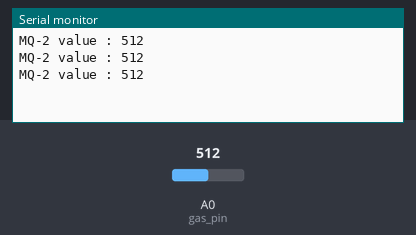
Bench run of a sketch on a simulated Arduino Uno, built with avr-gcc and run on an emulated ATmega328P. Shown: the last lines printed to the serial monitor. The inputs (shaded band) are chosen by the test bench; at power-on: A0 (gas_pin) = 512.

Above: at 1.3 s.
1.4 s: A0 (gas_pin) set to 716
At 1.9 s:
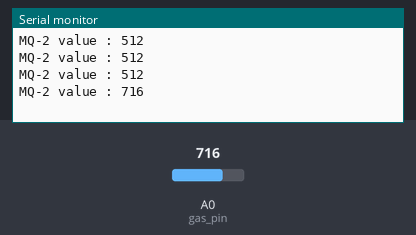
2.9 s: A0 (gas_pin) set to 900
At 3.4 s:
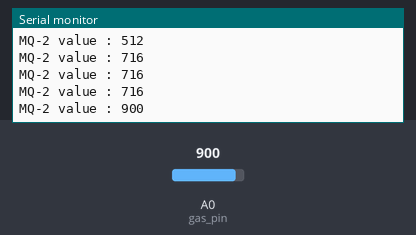
Timing chart, 0 to 5.9 s (numbered marks = the images above; inputs shaded):
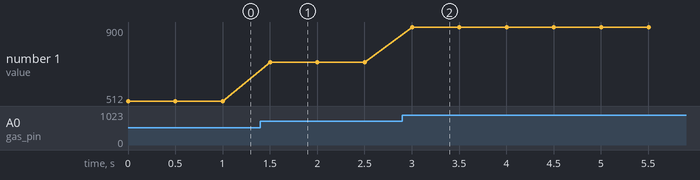

The sketch:

gas_sensor101.ino
```cpp
#define gas_pin A0

void setup() {
  // put your setup code here, to run once:
  Serial.begin(115200);
}

void loop() {
  // put your main code here, to run repeatedly:
  int value = analogRead(gas_pin);
  Serial.print("MQ-2 value : ");
  Serial.println(value);

  delay(500);
}
```

Measured:
- after the input at 1.4 s, the serial monitor: prints a new line after 0.10 s (image 1)
- after the input at 2.9 s, the serial monitor: prints a new line after 0.10 s (image 2)
- plotted number 1: 512 → 716 after the input at 1.4 s, 716 → 900 after the input at 2.9 s
